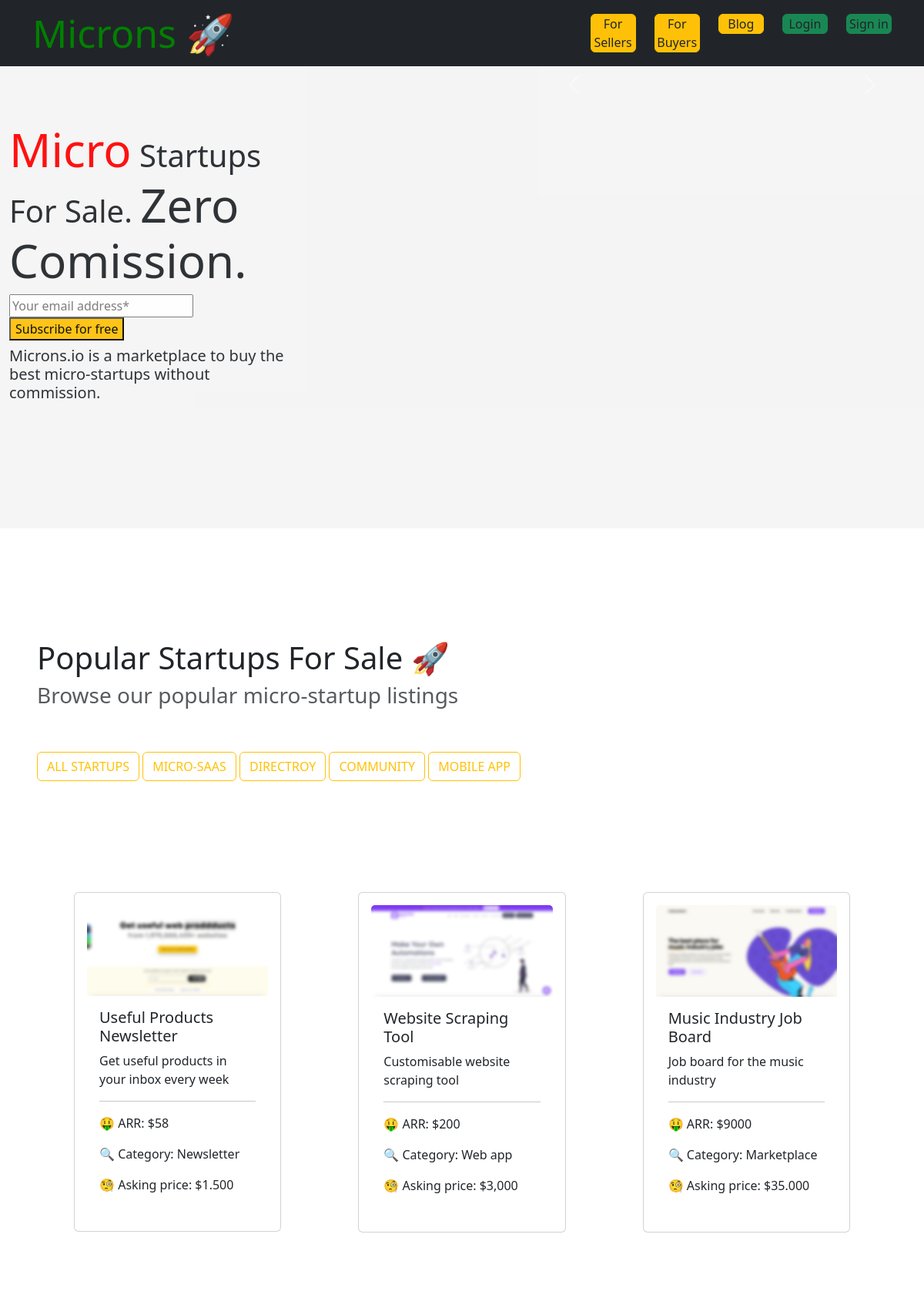
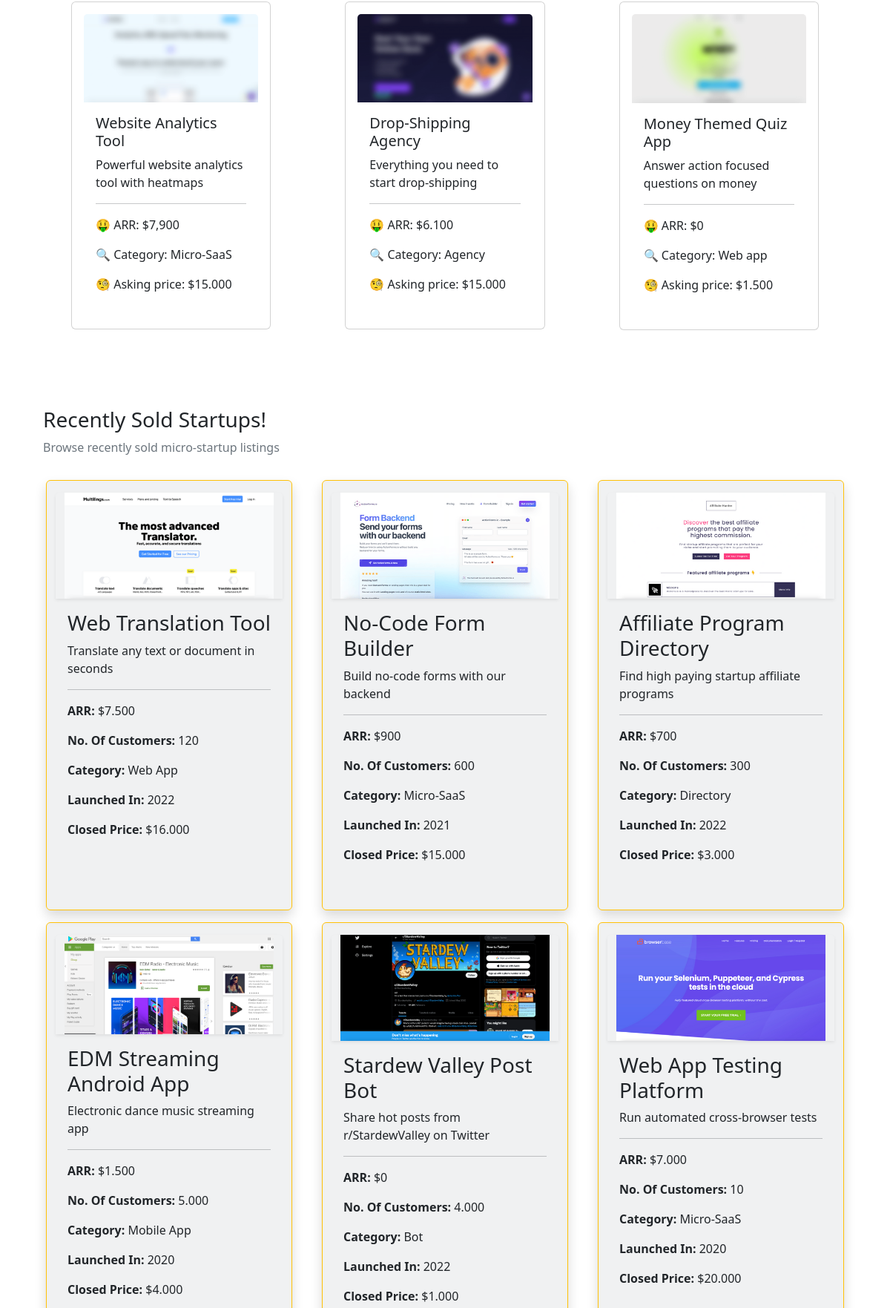
The page / (upper part) on the database its author committed (2 pictures, top to bottom).
### appMy/models.py (models this page shows, shortened)
class Project(models.Model):
    category = models.ForeignKey(Category, verbose_name=("Sell or Sold"), on_delete=models.CASCADE, null=True)
    title = models.CharField(("Proje Başlığı"), max_length=50)
    text = models.TextField(("Proje Özellikleri"), max_length=500)
    text2 = models.TextField(("Yıllık Geliri"), max_length=50)
    text3 = models.TextField(("Kullanıcı Sayısı"), max_length=50)
    text4 = models.TextField(("Kategorisi"), max_length=50)
    text5 = models.TextField(("Proje Tarihi"), max_length=50)
    text6 = models.TextField(("Kapanış Fiyatı"), max_length=50)
    image = models.FileField(("Proje Fotoğrafı"), upload_to='', max_length=100, null=True)

### appMy/views.py (the view)
# urls.py: path('', index, name='index'),
def index(request):
    context={}
    category_se = Category.objects.get(title="Sell")
    projects_se = Project.objects.filter(category=category_se)
    category_so = Category.objects.get(title="Sold")
    projects_so = Project.objects.filter(category=category_so)
    context.update({
        "projects_se": projects_se,
        "projects_so": projects_so,
    })
    return render(request, 'index.html', context)

### appMy/templates/index.html (shortened to what this page needs)
<!doctype html>
<html lang="en">
<head>
    <link href="https://cdn.jsdelivr.net/npm/bootstrap@5.2.2/dist/css/bootstrap.min.css" rel="stylesheet">
</head>
<body>
  <nav class="navbar navbar-dark bg-dark sticky-top">
    <div class="container">
      <a class="navbar-brand display-4" href="/">
        <span style="color: green; font-size:50px;">Microns 🚀</span>
      </a>
      <form class="d-flex mt-1">
        <div class="row">
          <div class="col">
            <a class="btn btn-outline-warning btn-dark bg-warning mb-1 nav-link scrollto" role="button" href="#forbuyers">For Sellers</a>
          </div>
          <div class="col">
            <a class="btn btn-outline-warning btn-dark bg-warning mb-1 nav-link scrollto" role="button" href="#forsellers">For Buyers</a>
          </div>
          <div class="col">
            <a class="btn btn-outline-warning btn-dark bg-warning mb-1 nav-link scrollto" role="button" href="#blog">Blog</a>
          </div>
          {% if request.user.is_authenticated %}
          <div class="col">
            <a href="">{{ request.user }}</a>
          </div>
          <div class="col">
            <a class="btn btn-outline-success btn-dark bg-success mb-1 nav-link scrollto" role="button" href="{% url 'logoutUser' %}">Logout</a>
          </div>
          {% else %}
          <div class="col">
            <a class="btn btn-outline-success btn-dark bg-success mb-1 nav-link scrollto" role="button" href="{% url 'loginUser' %}">Login</a>
          </div>
          <div class="col">
            <a class="btn btn-outline-success btn-dark bg-success mb-1 nav-link scrollto" role="button" href="{% url 'registerUser' %}">Sign in</a>
          </div>
          {% endif %}
        </div>
      </form>
    </div>
  </nav>
  <div class="container-fluid" style="background-color: whitesmoke; height: 600px; background-size: cover ;">
    <div class="row">
      <div style="opacity:93%; background-color: whitesmoke;" class="col-md-4 mt-4">
        <h1 class="mt-5" > <span style="font-size: 60px; color: red;">Micro</span> Startups For Sale. <span style="font-size: 60px;"> Zero Comission.</span></h1>
        <div class="w-form">
          <form method="get" class="form" aria-label="Hero-Signup">
            <input type="text" class="w-input" maxlength="256" name="Subscribe-email" data-name="Subscribe email" placeholder="Your email address*" id="Subscribe-email" required="">
            <input type="submit" value="Subscribe for free" class="w-button btn-primary bg-warning">
          </form>
        </div>
        <h1 class="mt-2" style="font-size: 20px;">Microns.io is a marketplace to buy the best micro-startups without commission.</h1>
      </div>
      <div class="col-md-3" style="background-color: whitesmoke;opacity: 93%;"></div>
      <div class="col-md-5" style="background-color: whitesmoke ;opacity: 93%;">
        <div id="carouselExampleIndicators" class="carousel slide mt-4 me-4 mb-4" data-ride="carousel">
          <a class="carousel-control-prev" href="#carouselExampleIndicators" role="button" data-slide="prev">
            <span class="carousel-control-prev-icon" aria-hidden="true"></span>
          </a>
          <a class="carousel-control-next" href="#carouselExampleIndicators" role="button" data-slide="next">
            <span class="carousel-control-next-icon" aria-hidden="true"></span>
          </a>
        </div>
      </div>
    </div>
  </div>
   <br><br><br>
  <div id="forsellers" class="container-fluied p-5">
    <br>
    <h1>Popular Startups For Sale 🚀</h1>
    <h3 style="opacity: 75%;">Browse our popular micro-startup listings</h3>
    <br> <br>
    <button type="button" class="btn btn-outline-warning">ALL STARTUPS</button>
    <button type="button" class="btn btn-outline-warning">MICRO-SAAS</button>
    <button type="button" class="btn btn-outline-warning">DIRECTROY</button>
    <button type="button" class="btn btn-outline-warning">COMMUNITY</button>
    <button type="button" class="btn btn-outline-warning">MOBILE APP</button>
  </div>
  <div class="row row-cols-1 row-cols-md-3 g-1 p-5">
    {% for i in projects_se %}
    <div class="col">
      <div class="card m-5 p-3">
        <img src="{{ i.image.url }}" class="card-img-top" alt="...">
        <div class="card-body">
          <h5 class="card-title">{{ i.title }}</h5>
          <p class="card-text">{{ i.text }}</p>
          <hr>
          <p>🤑 ARR: ${{ i.text2 }}</p>
          <p>🔍 Category: {{ i.text4 }}</p>
          <p>🧐 Asking price: ${{ i.text6 }}</p>
        </div>
      </div>
    </div>
    {% endfor %}
  </div>
  <div id="forbuyers" class="container mt-2">
    <h3 class="ms-3">Recently Sold Startups!</h3>
    <p class="ms-3 text-muted">Browse recently sold micro-startup listings</p>
    <div class="container-fluid mt-4">
      <div class="row">
        {% for i in projects_so %}
        <div class="col-md-4">
          <div style="height: 580px;" class="card bg-secondary bg-opacity-10 border-warning m-2 shadow">
            <div class="container mt-3">
              <img class="card-img-top container shadow-sm" src="{{ i.image.url }}">
              <div class="card-body">
                <h3>{{ i.title }}</h3>
                <p>{{ i.text }}</p>
                <hr>
                <p><strong>ARR: </strong>${{ i.text2 }}</p>
                <p><strong>No. Of Customers: </strong>{{ i.text3 }}</p>
                <p><strong>Category: </strong>{{ i.text4 }}</p>
                <p><strong>Launched In: </strong>{{ i.text5 }}</p>
                <p><strong>Closed Price: </strong>${{ i.text6 }}</p>
              </div>
            </div>
          </div>
        </div>
        {% endfor %}
      </div>
    </div>
  </div>
  <br>
</body>
</html>

### rows shown on the page
Project: image (picture), title "Useful Products Newsletter", text "Get useful products in your inbox every week", text2 "58", text4 "Newsletter", text6 "1.500"
Project: image (picture), title "Website Scraping Tool", text "Customisable website scraping tool", text2 "200", text4 "Web app", text6 "3,000"
Project: image (picture), title "Music Industry Job Board", text "Job board for the music industry", text2 "9000", text4 "Marketplace", text6 "35.000"
Project: image (picture), title "Website Analytics Tool", text "Powerful website analytics tool with heatmaps", text2 "7,900", text4 "Micro-SaaS", text6 "15.000"
Project: image (picture), title "Drop-Shipping Agency", text "Everything you need to start drop-shipping", text2 "6.100", text4 "Agency", text6 "15.000"
Project: image (picture), title "Money Themed Quiz App", text "Answer action focused questions on money", text2 "0", text4 "Web app", text6 "1.500"
Project: image (picture), title "Web Translation Tool", text "Translate any text or document in seconds", text2 "7.500", text3 "120", text4 "Web App", text5 "2022", text6 "16.000"
Project: image (picture), title "No-Code Form Builder", text "Build no-code forms with our backend", text2 "900", text3 "600", text4 "Micro-SaaS", text5 "2021", text6 "15.000"
Project: image (picture), title "Affiliate Program Directory", text "Find high paying startup affiliate programs", text2 "700", text3 "300", text4 "Directory", text5 "2022", text6 "3.000"
Project: image (picture), title "EDM Streaming Android App", text "Electronic dance music streaming app", text2 "1.500", text3 "5.000", text4 "Mobile App", text5 "2020", text6 "4.000"
Project: image (picture), title "Stardew Valley Post Bot", text "Share hot posts from r/StardewValley on Twitter", text2 "0", text3 "4.000", text4 "Bot", text5 "2022", text6 "1.000"
Project: image (picture), title "Web App Testing Platform", text "Run automated cross-browser tests", text2 "7.000", text3 "10", text4 "Micro-SaaS", text5 "2020", text6 "20.000"
